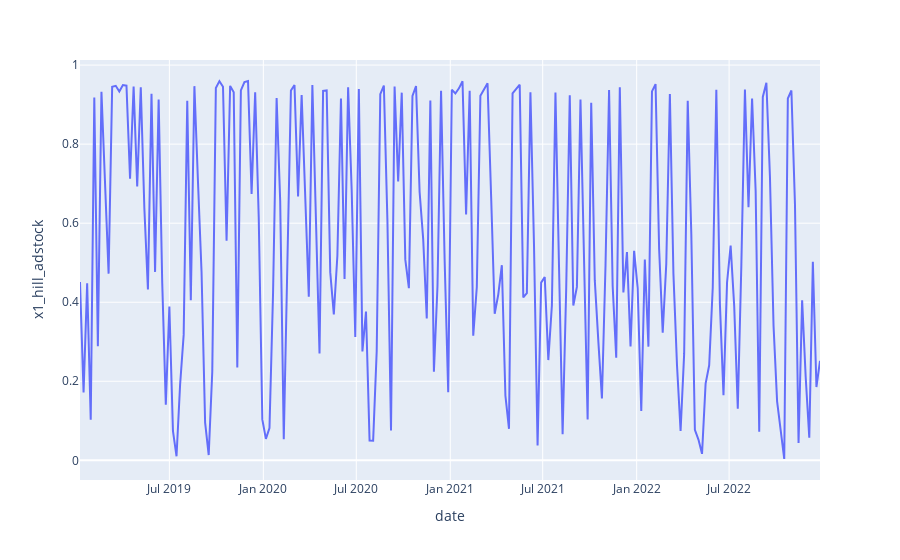
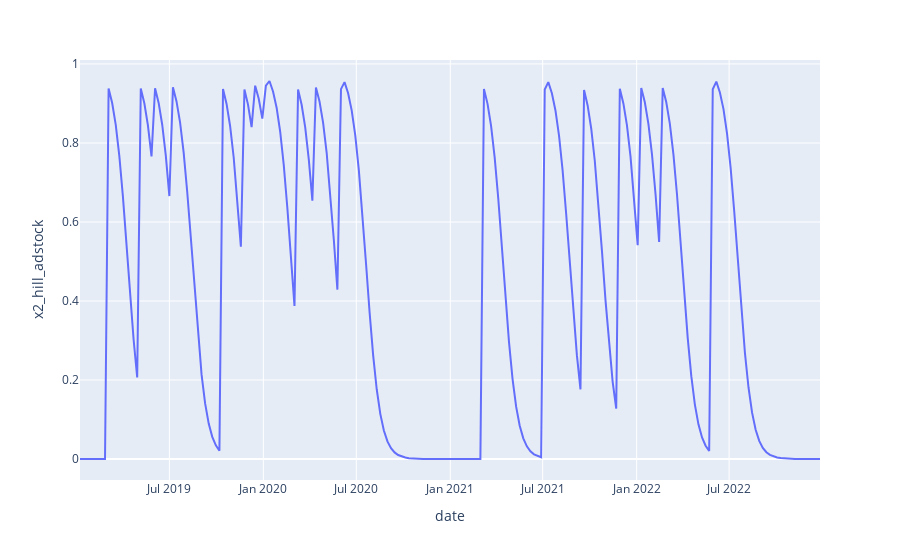

Notebook source saved alongside these figures, in order:
### Code cell
# Saturation with hill
slope_x1 = 2
slope_x2 = 0.85
half_max_effective_concentration_x1 = df['x1_adstock'].median()
half_max_effective_concentration_x2 = df['x2_adstock'].median()
df['x1_hill_adstock'] = hill(
    data=jnp.array(df['x1_adstock']), 
    half_max_effective_concentration=half_max_effective_concentration_x1, 
    slope=slope_x1
)
df['x2_hill_adstock'] = hill(
    data=jnp.array(df['x2_adstock']), 
    half_max_effective_concentration=half_max_effective_concentration_x2, 
    slope=slope_x2
)

# Create a line plot for x1
fig_1 = px.line(df, x='date', y='x1_hill_adstock', title='')

# Create a line plot for x2
fig_2 = px.line(df, x='date', y='x2_hill_adstock', title='')

# Show the plots
fig_1.show()
fig_2.show()

### Figure 1 — Plotly figure (JSON) as saved in the notebook; plotly's stock layout.template omitted (floating-point values rounded to 4 significant figures; data arrays with more than 128 entries replaced by an {"elided": "..."} marker saying what was removed)
{"data": [{"hovertemplate": "date=%{x}<br>x1_hill_adstock=%{y}<extra></extra>", "legendgroup": "", "line": {"color": "#636efa", "dash": "solid"}, "marker": {"symbol": "circle"}, "mode": "lines", "name": "", "orientation": "v", "showlegend": false, "type": "scatter", "x": {"elided": "208 str values"}, "xaxis": "x", "y": {"elided": "208 float values"}, "yaxis": "y"}], "layout": {"legend": {"tracegroupgap": 0}, "margin": {"t": 60}, "xaxis": {"anchor": "y", "domain": [0, 1], "title": {"text": "date"}}, "yaxis": {"anchor": "x", "domain": [0, 1], "title": {"text": "x1_hill_adstock"}}}}

### Figure 2 — Plotly figure (JSON) as saved in the notebook; plotly's stock layout.template omitted (floating-point values rounded to 4 significant figures; data arrays with more than 128 entries replaced by an {"elided": "..."} marker saying what was removed)
{"data": [{"hovertemplate": "date=%{x}<br>x2_hill_adstock=%{y}<extra></extra>", "legendgroup": "", "line": {"color": "#636efa", "dash": "solid"}, "marker": {"symbol": "circle"}, "mode": "lines", "name": "", "orientation": "v", "showlegend": false, "type": "scatter", "x": {"elided": "208 str values"}, "xaxis": "x", "y": {"elided": "208 float values"}, "yaxis": "y"}], "layout": {"legend": {"tracegroupgap": 0}, "margin": {"t": 60}, "xaxis": {"anchor": "y", "domain": [0, 1], "title": {"text": "date"}}, "yaxis": {"anchor": "x", "domain": [0, 1], "title": {"text": "x2_hill_adstock"}}}}
